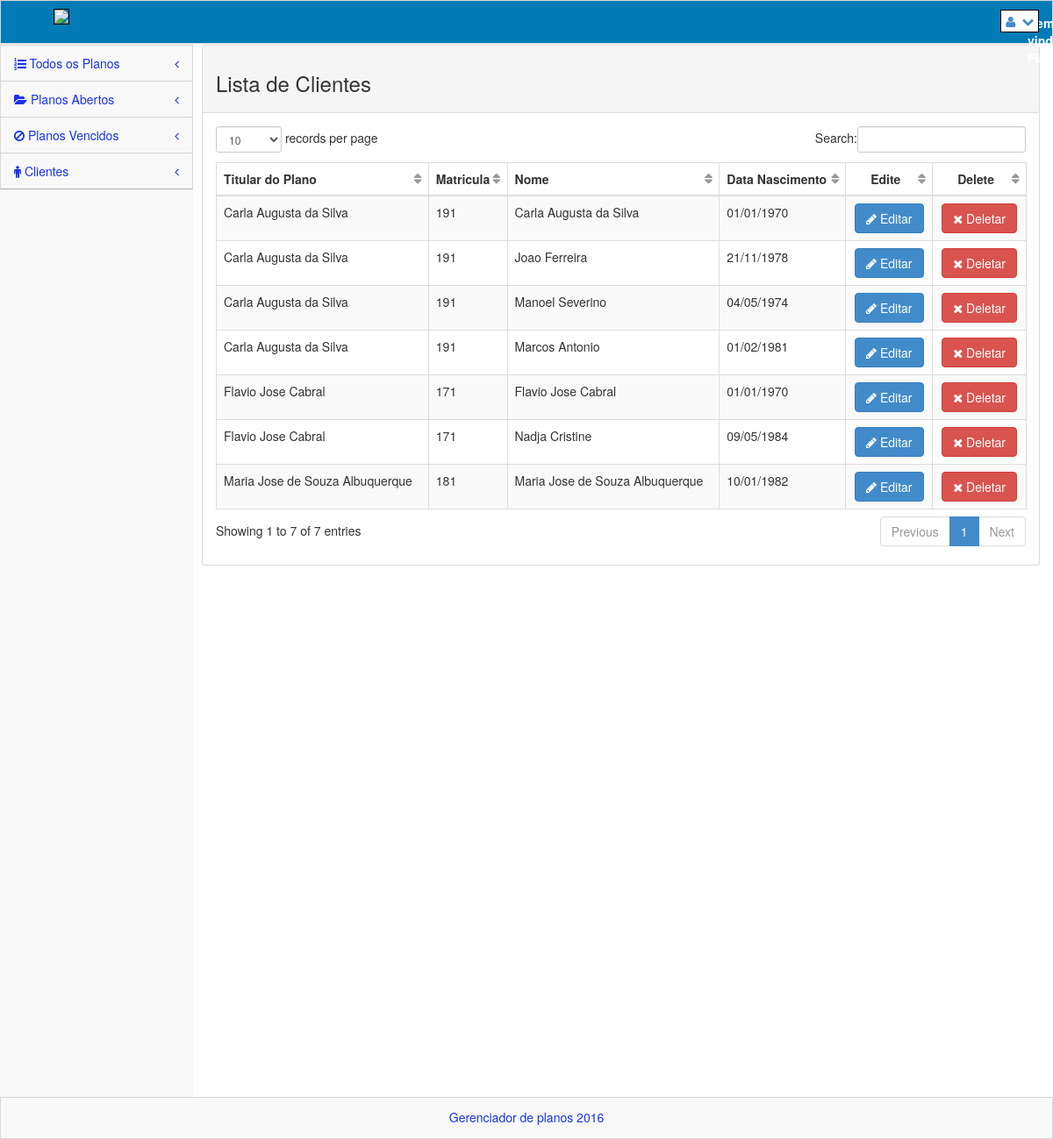
Page /views/clientes.php (signed in) on the earlier database version.
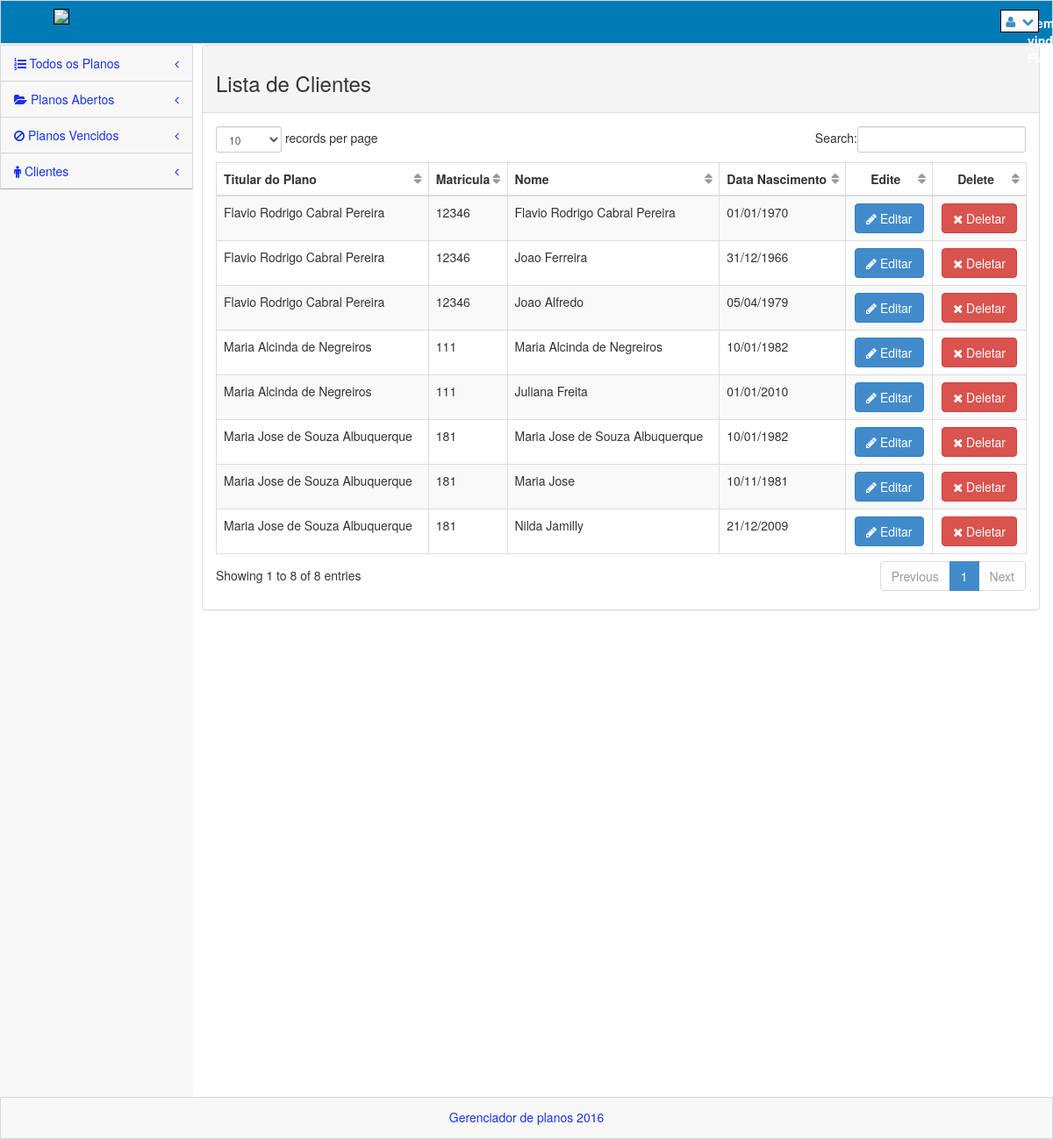
Same page on the later database version.
### tables this page shows
CREATE TABLE `clientes` (
  `id` int(11) NOT NULL,
  `titular` varchar(200) NOT NULL,
  `matricula` varchar(20) NOT NULL,
  `nome` varchar(200) NOT NULL,
  `dtnasc` varchar(20) NOT NULL
);

### model/Cliente.class.php (called while the page is built, shortened)
<?php
   require_once 'Conexao.class.php';
class Cliente {
    private $con;
    function __construct() {
        $conexao = new Conexao();
        $this->con = $conexao->getConexao();
    }
    function listaClientes() {
        $lista = $this->con->query("SELECT * FROM clientes");
        if ($lista->rowCount() > 0) {
            return $lista->fetchALL(PDO::FETCH_ASSOC);
        }
        return FALSE;
    }
}
?>

### model/Conexao.class.php (called while the page is built)
<?php
class Conexao {
    public static $instance;
    public static function getConexao() {
        if (!isset(self::$instance)) {
            self::$instance = new PDO('mysql:host=localhost;dbname=apcef', 'root', '');
        }
        return self::$instance;
}
}

### controller/Controller.class.php (called while the page is built, shortened)
<?php
class Controller {
    function listaClientes(){
        $chm = new Cliente();
        $clientes = $chm->listaClientes();
        return $clientes;
    }
}

### views/clientes.php (the view, shortened to what this page needs)
<?php
    include_once '../controller/Controller.class.php';
    include_once '../model/Cliente.class.php';
    $c = new Controller();
    $c->logouf();
    $lista = $c->listaClientes();
?>
<!DOCTYPE html>
 <html lang="pt-br">
<head>
    <link rel="stylesheet" href="../plugins/bootstrap/css/bootstrap.css" />
    <link rel="stylesheet" href="../css/main.css" />
    <link rel="stylesheet" href="../css/theme.css" />
    <link rel="stylesheet" href="../css/MoneAdmin.css"/>
    <link rel="stylesheet" href="../plugins/Font-Awesome/css/font-awesome.css" />
    <link href="../plugins/dataTables/dataTables.bootstrap.css" rel="stylesheet" />
</head>
<body class="padTop53 " >
    <div id="wrap">
        <?php
            include 'menu.php';
        ?>
        <div id="content">
            <div class="inner">
             <div class="row">
                <div class="col-lg-12">
                    <div class="panel panel-default">
                        <div class="panel-heading">
                          <h3>Lista de Clientes</h3>
                        </div>
                        <div class="panel-body">
                            <div class="table-responsive">
                                <table class="table table-striped table-bordered table-hover" id="dataTables-example">
                                    <thead>
                                        <tr>
                                            <th>Titular do Plano</th>
                                            <th>Matricula</th>
                                            <th>Nome</th>
                                            <th>Data Nascimento</th>
                                            <th style="text-align: center;">Edite</th>
                                            <th style="text-align: center;">Delete</th>
                                        </tr>
                                    </thead>
                                    <tbody>
                                        <?php if($lista): ?>
                                        <?php foreach($lista as $clientes): ?>
                                        <tr class="odd gradeX">
                                            <td class="center"><?php echo $clientes['titular']; ?></td>
                                            <td class="center"><?php echo $clientes['matricula']; ?></td>
                                            <td class="center"><?php echo $clientes['nome']; ?></td>
                                            <td class="center"><?php echo date("d/m/Y", strtotime($clientes['dtnasc'])); ?></td>
                                            <td style="text-align: center;">
                                                <button class="btn btn-primary" onClick="javascript:window.location.href='editarcontrato.php?cod=<?php echo $clientes['matricula'];?>'"><i class="icon-pencil icon-white"></i> Editar</button>
                                            </td>
                                            <td style="text-align: center;">
                                                <form>
                                                    <button onclick="return confirm('Tem certeza que deseja excluir este cliente?')" class="btn btn-danger" name="delete"><i class="icon-remove icon-white"></i> Deletar</button>
                                                </form>
                                            </td>
                                        </tr>
                                        <?php endforeach; ?>
                                        <?php endif; ?>
                                    </tbody>
                                </table>
                            </div>
                        </div>
                    </div>
                </div>
            </div>
            </div>
        </div>
    </div>
     <div id="footer">
         <p>Gerenciador de planos 2016</p>
     </div>
</body>
</html>

### views/menu.php (shortened to what this page needs)
<?php
        include_once '../controller/Controller.class.php';
        include_once '../model/Cliente.class.php';
?>
<div id="top">
    <nav class="navbar navbar-inverse navbar-fixed-top " style="padding-top: 10px; background-color: #007bb6">
                <header class="navbar-header">
                    <a href="../views/contratos.php" class="navbar-brand">
                    <img src="../img/logo.jpg" style="height: 45px;position: relative; bottom: 5px;border: solid 1px black"/></a>
                </header>
                <ul class="nav navbar-top-links navbar-right">
                    <div>
                        <p style="position: absolute; left: 1170px; top: 15px; font-weight: bold; color: white">Bem vindo <?php echo $_SESSION['nome']; ?></p>
        </div>
<li class="dropdown">
    <a class="dropdown-toggle" data-toggle="dropdown" style="border: solid 1px black">
        <i class="icon-user"></i>&nbsp; <i class="icon-chevron-down "></i>
    </a>
</li>
</ul>
</nav>
</div>
<div id="left" style="position: fixed;">
    <ul id="menu" class="collapse">
        <li class="panel ">
            <a href="../views/contratos.php" data-parent="#menu" data-toggle="collapse" class="accordion-toggle" data-target="#component-nav">
                <i class=" icon-list-ol"> </i> Todos os Planos
                        <span class="pull-right">
                          <i class="icon-angle-left"></i>
                        </span>
            </a>
        </li>
        <li class="panel">
            <a href="../views/abertos.php" data-parent="#menu" data-toggle="collapse" class="accordion-toggle" data-target="#pagesr-nav">
                <i class="icon-folder-open"></i> Planos Abertos
                        <span class="pull-right">
                            <i class="icon-angle-left"></i>
                        </span>
            </a>
        </li>
        <li class="panel">
            <a href="../views/vencendo.php" data-parent="#menu" data-toggle="collapse" class="accordion-toggle" data-target="#pagesr-nav">
                <i class=" icon-ban-circle"></i> Planos Vencidos
                        <span class="pull-right">
                            <i class="icon-angle-left"></i>
                        </span>
            </a>
        </li>
        <li class="panel ">
            <a href="../views/clientes.php" data-parent="#menu" data-toggle="collapse" class="accordion-toggle collapsed" data-target="#form-nav">
                <i class="icon-male"></i> Clientes
                        <span class="pull-right">
                            <i class="icon-angle-left"></i>
                        </span>
            </a>
        </li>
       </ul>
</div>

### css/main.css (style rules this page uses)
#wrap { margin: 0 auto; }
#footer { height: 48px; background-color: #222222; }
@media (min-width: 768px) { html, body { height: 100%; } }
@media (min-width: 768px) { #wrap { height: auto !important; height: 100%; min-height: 100%; padding: 0 0 48px; margin-bottom: -48px; } }
body.padTop53 { padding-top: 75px; overflow: visible; }
@media (min-width: 802px) { body.padTop53 { padding-top: 51px; } }
#wrap:before, #top:before, .head:before, #footer:before, #wrap:after, #top:after, .head:after, #footer:after { display: table; content: " "; }
#wrap:after, #top:after, .head:after, #footer:after { clear: both; }
#wrap { background-color: #f8f8f8; }
@media (min-width: 768px) { #left { position: relative; float: left; width: 100px; } }
@media (min-width: 768px) { #content { margin-left: 100px; } }
@media (min-width: 768px) { #left { margin-bottom: -10px; } }
@media (min-width: 992px) { #left { width: 220px; } }
@media (min-width: 992px) { #content { margin-left: 220px; } }
#top .navbar { margin-bottom: 0; border:1px solid rgb(216, 215, 215); background-color:#f8f8f8; }
#top .navbar-brand { padding: 0; }
#menu { position: relative; overflow: hidden; border-right:1px solid rgb(216, 215, 215); border-left:1px solid rgb(216, 215, 215); background-color:#f8f8f8; border-bottom: 1px solid rgba(0, 0, 0, 0.3); -webkit-box-shadow: 0 1px 0 rgba(255, 255, 255, 0.05); box-shadow: 0 1px 0 rgba(255, 255, 255, 0.05); }
#menu, #menu ul { padding: 0; margin: 0; list-style: none; }
@media (min-width: 768px) { #menu.collapse { display: inherit !important; } }
#menu > li { position: relative; display: block; margin: 0; border-width: 0; border-radius: 0; }
#menu > li > a { position: relative; display: block; padding: 10px 15px; color: #1933EC; border-top:1px solid rgb(216, 215, 215); }
#menu > li.panel { background-color: transparent; }
#menu li > a { text-decoration: none; }
@media (min-width: 768px) { .mini-sidebar #menu > li > a, #menu > li > a { text-align: center; } }
@media (min-width: 768px) { .mini-sidebar #menu > li > a > i, #menu > li > a > i { display: block; font-size: 20px; } }
@media (min-width: 768px) { #menu:after, .mini-sidebar #menu:after { position: absolute; top: 0; right: 0; bottom: 0; left: 0; display: block; width: 0; -webkit-box-shadow: 97px 1px 5px 2px rgba(0, 0, 0, 0.6); box-shadow: 97px 1px 5px 2px rgba(0, 0, 0, 0.6); } }
@media (min-width: 992px) { #menu > li > a { text-align: left; } }
@media (min-width: 992px) { #menu > li > a > i { display: inline; font-size: 14px; } }
@media (min-width: 992px) { #menu:after { -webkit-box-shadow: 217px 1px 5px 2px rgba(0, 0, 0, 0.6); box-shadow: 217px 1px 5px 2px rgba(0, 0, 0, 0.6); } }
#content { -webkit-transition: margin 0.4s; transition: margin 0.4s; }
.inner { position: relative; min-height: 1px; padding-right: 15px; padding-left: 10px; background: #fff; border: 0px solid #e4e4e4; min-height:1200px; }
@media (min-width: 768px) { .inner { float: left; width: 100%; } }
.inner .row { margin-right: -15px; margin-left: -15px; }
#footer { margin: 0 auto; color: #1933EC; background-color:#f8f8f8; border:1px solid rgb(216, 215, 215); }
#footer p { padding: 12px 0 0; text-align: center; }

### css/MoneAdmin.css (style rules this page uses)
body { background-color: #f8f8f8; }
.navbar-top-links li { display: inline-block; }
.navbar-top-links li:last-child { margin-right: 15px; }
.navbar-top-links li a { padding: 15px; padding:2px 5px 2px 5px; background-color:white; }
table.dataTable thead .sorting, table.dataTable thead .sorting_asc:after, table.dataTable thead .sorting_desc, table.dataTable thead .sorting_asc_disabled, table.dataTable thead .sorting_desc_disabled { background: transparent; }
table.dataTable thead .sorting_asc:after { content: "\f0de"; float: right; font-family: fontawesome; }
table.dataTable thead .sorting:after { content: "\f0dc"; float: right; font-family: fontawesome; color: rgba(50,50,50,.5); }

Differences in the rows shown:
removed clientes: titular "Flavio Jose Cabral", matricula "171", nome "Flavio Jose Cabral", dtnasc "01/01/1970"
removed clientes: titular "Flavio Jose Cabral", matricula "171", nome "Nadja Cristine", dtnasc "09/05/1984"
removed clientes: titular "Carla Augusta da Silva", matricula "191", nome "Carla Augusta da Silva", dtnasc "01/01/1970"
removed clientes: titular "Carla Augusta da Silva", matricula "191", nome "Joao Ferreira", dtnasc "21/11/1978"
removed clientes: titular "Carla Augusta da Silva", matricula "191", nome "Manoel Severino", dtnasc "04/05/1974"
removed clientes: titular "Carla Augusta da Silva", matricula "191", nome "Marcos Antonio", dtnasc "01/02/1981"
added clientes: titular "Maria Jose de Souza Albuquerque", matricula "181", nome "Maria Jose", dtnasc "10/11/1981"
added clientes: titular "Maria Alcinda de Negreiros", matricula "111", nome "Maria Alcinda de Negreiros", dtnasc "10/01/1982"
added clientes: titular "Flavio Rodrigo Cabral Pereira", matricula "12346", nome "Flavio Rodrigo Cabral Pereira", dtnasc "01/01/1970"
added clientes: titular "Flavio Rodrigo Cabral Pereira", matricula "12346", nome "Joao Ferreira", dtnasc "31/12/1966"
added clientes: titular "Flavio Rodrigo Cabral Pereira", matricula "12346", nome "Joao Alfredo", dtnasc "05/04/1979"
added clientes: titular "Maria Alcinda de Negreiros", matricula "111", nome "Juliana Freita", dtnasc "01/01/2010"
added clientes: titular "Maria Jose de Souza Albuquerque", matricula "181", nome "Nilda Jamilly", dtnasc "21/12/2009"
Other differences:
text written by a page script: "records per page Search: Showing 1 to 7 of 7 entries Previous 1 Next" → "records per page Search: Showing 1 to 8 of 8 entries Previous 1 Next"
